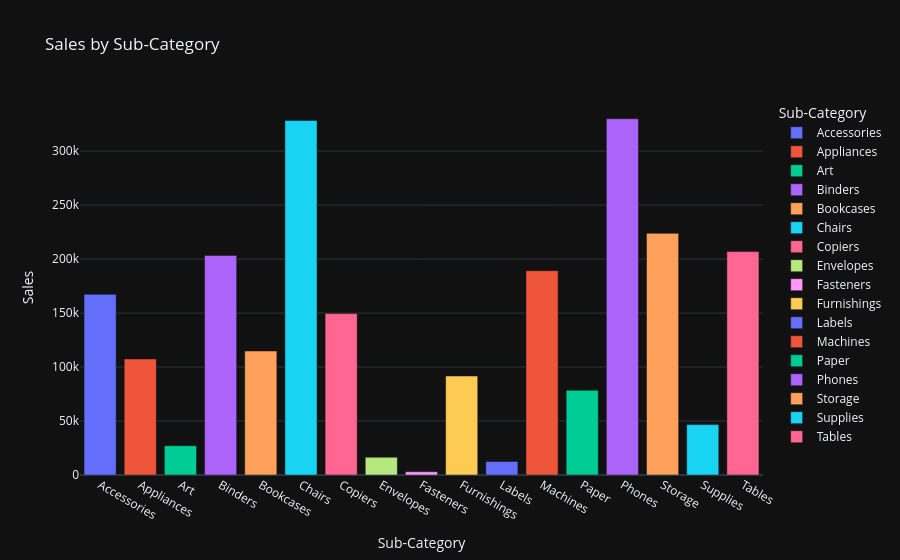

Write notebook code for a chart like this one.
### Code cell
fig1.show()

### Figure 1 — Plotly figure (JSON) as saved in the notebook; plotly's stock layout.template omitted (floating-point values rounded to 4 significant figures)
{"data": [{"alignmentgroup": "True", "hovertemplate": "Sub-Category=%{x}<br>Sales=%{y}<extra></extra>", "legendgroup": "Accessories", "marker": {"color": "#636efa", "pattern": {"shape": ""}}, "name": "Accessories", "offsetgroup": "Accessories", "orientation": "v", "showlegend": true, "textposition": "inside", "x": ["Accessories"], "xaxis": "x", "y": [167400.0], "yaxis": "y", "type": "bar"}, {"alignmentgroup": "True", "hovertemplate": "Sub-Category=%{x}<br>Sales=%{y}<extra></extra>", "legendgroup": "Appliances", "marker": {"color": "#EF553B", "pattern": {"shape": ""}}, "name": "Appliances", "offsetgroup": "Appliances", "orientation": "v", "showlegend": true, "textposition": "inside", "x": ["Appliances"], "xaxis": "x", "y": [107500.0], "yaxis": "y", "type": "bar"}, {"alignmentgroup": "True", "hovertemplate": "Sub-Category=%{x}<br>Sales=%{y}<extra></extra>", "legendgroup": "Art", "marker": {"color": "#00cc96", "pattern": {"shape": ""}}, "name": "Art", "offsetgroup": "Art", "orientation": "v", "showlegend": true, "textposition": "inside", "x": ["Art"], "xaxis": "x", "y": [27120.0], "yaxis": "y", "type": "bar"}, {"alignmentgroup": "True", "hovertemplate": "Sub-Category=%{x}<br>Sales=%{y}<extra></extra>", "legendgroup": "Binders", "marker": {"color": "#ab63fa", "pattern": {"shape": ""}}, "name": "Binders", "offsetgroup": "Binders", "orientation": "v", "showlegend": true, "textposition": "inside", "x": ["Binders"], "xaxis": "x", "y": [203400.0], "yaxis": "y", "type": "bar"}, {"alignmentgroup": "True", "hovertemplate": "Sub-Category=%{x}<br>Sales=%{y}<extra></extra>", "legendgroup": "Bookcases", "marker": {"color": "#FFA15A", "pattern": {"shape": ""}}, "name": "Bookcases", "offsetgroup": "Bookcases", "orientation": "v", "showlegend": true, "textposition": "inside", "x": ["Bookcases"], "xaxis": "x", "y": [114900.0], "yaxis": "y", "type": "bar"}, {"alignmentgroup": "True", "hovertemplate": "Sub-Category=%{x}<br>Sales=%{y}<extra></extra>", "legendgroup": "Chairs", "marker": {"color": "#19d3f3", "pattern": {"shape": ""}}, "name": "Chairs", "offsetgroup": "Chairs", "orientation": "v", "showlegend": true, "textposition": "inside", "x": ["Chairs"], "xaxis": "x", "y": [328400.0], "yaxis": "y", "type": "bar"}, {"alignmentgroup": "True", "hovertemplate": "Sub-Category=%{x}<br>Sales=%{y}<extra></extra>", "legendgroup": "Copiers", "marker": {"color": "#FF6692", "pattern": {"shape": ""}}, "name": "Copiers", "offsetgroup": "Copiers", "orientation": "v", "showlegend": true, "textposition": "inside", "x": ["Copiers"], "xaxis": "x", "y": [149500.0], "yaxis": "y", "type": "bar"}, {"alignmentgroup": "True", "hovertemplate": "Sub-Category=%{x}<br>Sales=%{y}<extra></extra>", "legendgroup": "Envelopes", "marker": {"color": "#B6E880", "pattern": {"shape": ""}}, "name": "Envelopes", "offsetgroup": "Envelopes", "orientation": "v", "showlegend": true, "textposition": "inside", "x": ["Envelopes"], "xaxis": "x", "y": [16480.0], "yaxis": "y", "type": "bar"}, {"alignmentgroup": "True", "hovertemplate": "Sub-Category=%{x}<br>Sales=%{y}<extra></extra>", "legendgroup": "Fasteners", "marker": {"color": "#FF97FF", "pattern": {"shape": ""}}, "name": "Fasteners", "offsetgroup": "Fasteners", "orientation": "v", "showlegend": true, "textposition": "inside", "x": ["Fasteners"], "xaxis": "x", "y": [3024.0], "yaxis": "y", "type": "bar"}, {"alignmentgroup": "True", "hovertemplate": "Sub-Category=%{x}<br>Sales=%{y}<extra></extra>", "legendgroup": "Furnishings", "marker": {"color": "#FECB52", "pattern": {"shape": ""}}, "name": "Furnishings", "offsetgroup": "Furnishings", "orientation": "v", "showlegend": true, "textposition": "inside", "x": ["Furnishings"], "xaxis": "x", "y": [91710.0], "yaxis": "y", "type": "bar"}, {"alignmentgroup": "True", "hovertemplate": "Sub-Category=%{x}<br>Sales=%{y}<extra></extra>", "legendgroup": "Labels", "marker": {"color": "#636efa", "pattern": {"shape": ""}}, "name": "Labels", "offsetgroup": "Labels", "orientation": "v", "showlegend": true, "textposition": "inside", "x": ["Labels"], "xaxis": "x", "y": [12490.0], "yaxis": "y", "type": "bar"}, {"alignmentgroup": "True", "hovertemplate": "Sub-Category=%{x}<br>Sales=%{y}<extra></extra>", "legendgroup": "Machines", "marker": {"color": "#EF553B", "pattern": {"shape": ""}}, "name": "Machines", "offsetgroup": "Machines", "orientation": "v", "showlegend": true, "textposition": "inside", "x": ["Machines"], "xaxis": "x", "y": [189200.0], "yaxis": "y", "type": "bar"}, {"alignmentgroup": "True", "hovertemplate": "Sub-Category=%{x}<br>Sales=%{y}<extra></extra>", "legendgroup": "Paper", "marker": {"color": "#00cc96", "pattern": {"shape": ""}}, "name": "Paper", "offsetgroup": "Paper", "orientation": "v", "showlegend": true, "textposition": "inside", "x": ["Paper"], "xaxis": "x", "y": [78480.0], "yaxis": "y", "type": "bar"}, {"alignmentgroup": "True", "hovertemplate": "Sub-Category=%{x}<br>Sales=%{y}<extra></extra>", "legendgroup": "Phones", "marker": {"color": "#ab63fa", "pattern": {"shape": ""}}, "name": "Phones", "offsetgroup": "Phones", "orientation": "v", "showlegend": true, "textposition": "inside", "x": ["Phones"], "xaxis": "x", "y": [330000.0], "yaxis": "y", "type": "bar"}, {"alignmentgroup": "True", "hovertemplate": "Sub-Category=%{x}<br>Sales=%{y}<extra></extra>", "legendgroup": "Storage", "marker": {"color": "#FFA15A", "pattern": {"shape": ""}}, "name": "Storage", "offsetgroup": "Storage", "orientation": "v", "showlegend": true, "textposition": "inside", "x": ["Storage"], "xaxis": "x", "y": [223800.0], "yaxis": "y", "type": "bar"}, {"alignmentgroup": "True", "hovertemplate": "Sub-Category=%{x}<br>Sales=%{y}<extra></extra>", "legendgroup": "Supplies", "marker": {"color": "#19d3f3", "pattern": {"shape": ""}}, "name": "Supplies", "offsetgroup": "Supplies", "orientation": "v", "showlegend": true, "textposition": "inside", "x": ["Supplies"], "xaxis": "x", "y": [46670.0], "yaxis": "y", "type": "bar"}, {"alignmentgroup": "True", "hovertemplate": "Sub-Category=%{x}<br>Sales=%{y}<extra></extra>", "legendgroup": "Tables", "marker": {"color": "#FF6692", "pattern": {"shape": ""}}, "name": "Tables", "offsetgroup": "Tables", "orientation": "v", "showlegend": true, "textposition": "inside", "x": ["Tables"], "xaxis": "x", "y": [207000.0], "yaxis": "y", "type": "bar"}], "layout": {"xaxis": {"anchor": "y", "domain": [0.0, 1.0], "title": {"text": "Sub-Category"}, "categoryorder": "array", "categoryarray": ["Accessories", "Appliances", "Art", "Binders", "Bookcases", "Chairs", "Copiers", "Envelopes", "Fasteners", "Furnishings", "Labels", "Machines", "Paper", "Phones", "Storage", "Supplies", "Tables"]}, "yaxis": {"anchor": "x", "domain": [0.0, 1.0], "title": {"text": "Sales"}}, "legend": {"title": {"text": "Sub-Category"}, "tracegroupgap": 0}, "title": {"text": "Sales by Sub-Category"}, "barmode": "relative"}}
